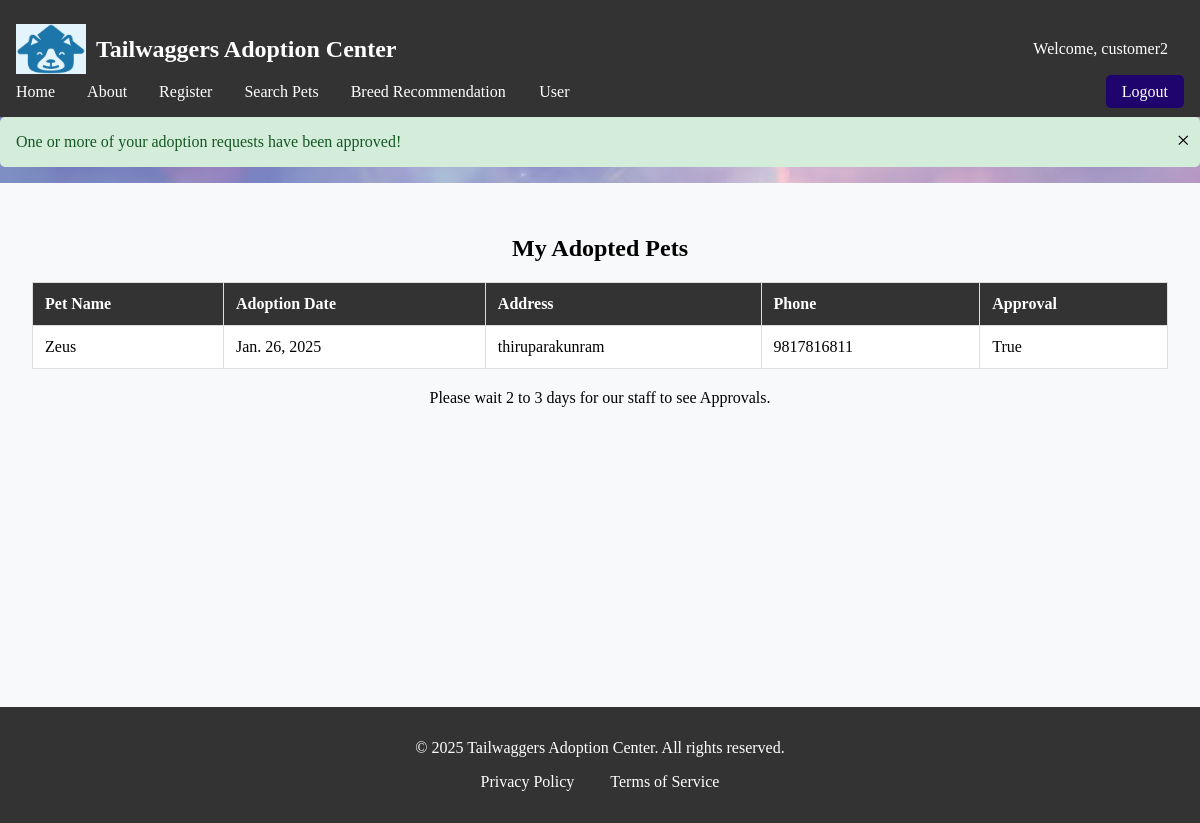
Before: /my_adopted_pets/ (signed in) with the older database file.
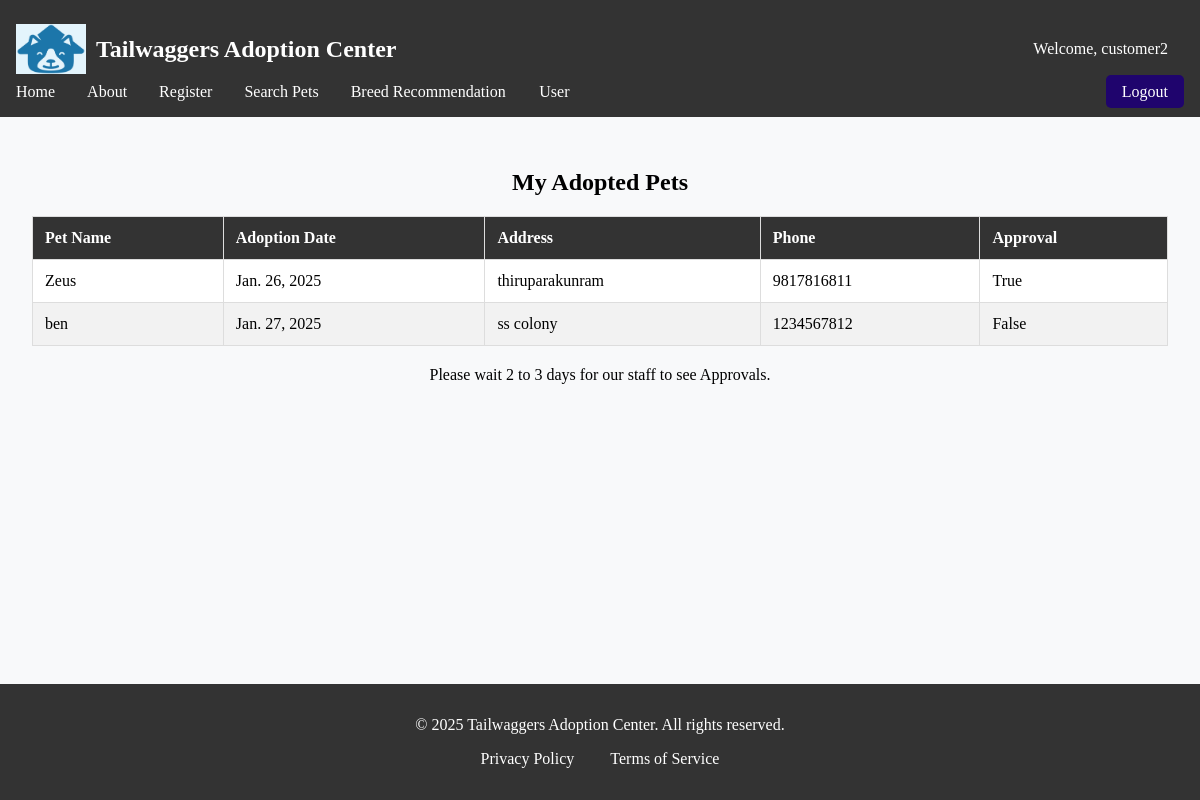
After: the same page with the newer database file.
### webpage/models.py (models this page shows, shortened)
class adoption(models.Model):
    pet =models.ForeignKey(pet,on_delete=models.CASCADE,default=1)
    customer =models.ForeignKey(User,on_delete=models.CASCADE,default=1)
    address =models.CharField(max_length=100)
    phone = models.CharField(max_length=10,validators=[RegexValidator(regex='^\d{10,15}$', message='Phone number must be 10 to 15 digits long')])
    city = models.CharField(max_length=20,blank=True)
    state = models.CharField(max_length=20,blank=True)
    zipcode =models.CharField(max_length=15,blank=True)
    declaration =models.BooleanField(default=False)
    date =models.DateField(default=datetime.datetime.today)
    approval =models.BooleanField(default=False)
    status =models.BooleanField(default=False)

class pet(models.Model):
    SIZE_CHOICES = [ ('small', 'Small'), ('medium', 'Medium'), ('large', 'Large'), ]
    GENDER_CHOICES =[("female","Female"),("male","Male")]
    name=models.CharField(max_length=50)
    age=models.CharField(max_length=20)
    breed=models.ForeignKey(breed,on_delete=models.CASCADE,default=1)
    gender=models.CharField(max_length=10,choices=GENDER_CHOICES ,default='male')
    description = models.TextField(max_length=300,blank=True)
    size = models.CharField(max_length=10, choices=SIZE_CHOICES, default='medium')
    vaccinations = models.BooleanField(default=False)
    spayed_neutered = models.BooleanField(default=False)
    medical_conditions = models.CharField(max_length=100, blank=True)
    image=models.ImageField(upload_to=("upload/image/"))
    is_adopted=models.BooleanField(default=False)
    class Meta:
        permissions = [("can_add_pet","can add pet")]

### webpage/views.py (the view)
# urls.py: path('my_adopted_pets/', views.user_adopted_pets, name='user_adopted_pets'),
@cache_control(no_cache=True, must_revalidate=True, no_store=True)
@login_required
def user_adopted_pets(request):
    adoptions = Adoption.objects.filter(customer=request.user)
    if any(adoption.approval and not adoption.status for adoption in adoptions):
        messages.success(request, "One or more of your adoption requests have been approved!")
    return render(request, "user/user_adopted_pets.html", {"adoptions": adoptions})

### webpage/templates/user/user_adopted_pets.html
{% extends 'base.html' %}
{% block content %}
    <section style=" padding: 2rem; text-align: center; background-color: #f8f9fa; margin: 0 auto;">
    <h1>My Adopted Pets</h1>
    {% if adoptions %}
        <table>
            <thead>
                <tr>
                    <th>Pet Name</th>
                    <th>Adoption Date</th>
                    <th>Address</th>
                    <th>Phone</th>
                    <th>Approval</th>
                </tr>
            </thead>
            <tbody>
                {% for adoption in adoptions %}
                <tr>
                    <td>{{ adoption.pet.name }}</td>
                    <td>{{ adoption.date }}</td>
                    <td>{{ adoption.address }}</td>
                    <td>{{ adoption.phone }}</td>
                    <td>{{ adoption.approval }}</td>
                </tr>
                {% endfor %}
            </tbody>
        </table>
        <p>Please wait 2 to 3 days for our staff to see Approvals.</p>
        <br><br><br><br><br><br><br><br><br><br><br><br><br><br>
    {% else %}
        <p>You have not adopted any pets yet.</p>
        <br><br><br><br><br><br><br><br><br><br><br><br><br><br><br><br>
    {% endif %}
    </section>
{% endblock %}

Changed rows visible on the page:
added adoption: pet.name "ben", date "Jan. 27, 2025", address "ss colony", phone "1234567812", approval "False"
Other visible differences:
list line gone: "One or more of your adoption requests have been approved! ×"
